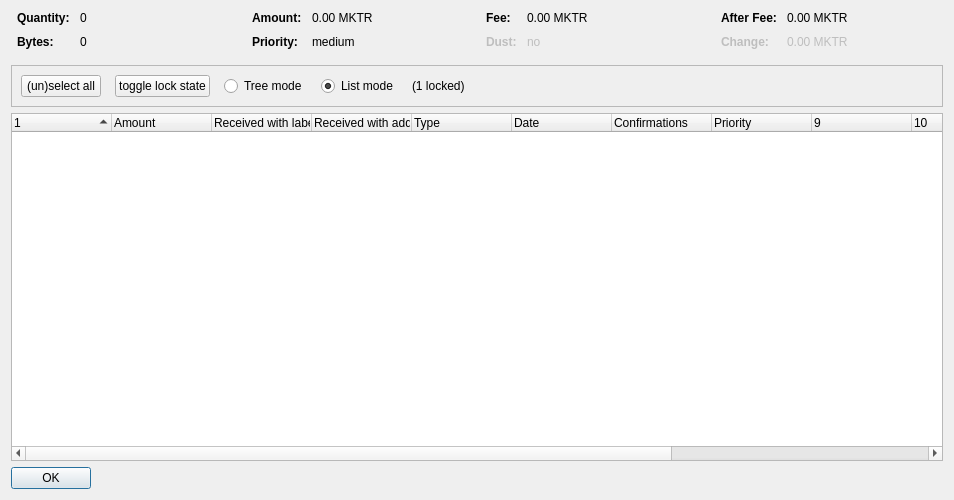
<?xml version="1.0" encoding="UTF-8"?>
<ui version="4.0">
 <class>CoinControlDialog</class>
 <widget class="QDialog" name="CoinControlDialog">
  <property name="geometry">
   <rect>
    <x>0</x>
    <y>0</y>
    <width>954</width>
    <height>500</height>
   </rect>
  </property>
  <property name="windowTitle">
   <string>Coin Selection</string>
  </property>
  <layout class="QVBoxLayout" name="verticalLayout">
   <item>
    <layout class="QHBoxLayout" name="horizontalLayoutTop" stretch="0,0,0,0">
     <property name="topMargin">
      <number>0</number>
     </property>
     <property name="bottomMargin">
      <number>10</number>
     </property>
     <item>
      <layout class="QFormLayout" name="formLayoutCoinControl1">
       <property name="horizontalSpacing">
        <number>10</number>
       </property>
       <property name="verticalSpacing">
        <number>10</number>
       </property>
       <property name="leftMargin">
        <number>6</number>
       </property>
       <property name="rightMargin">
        <number>6</number>
       </property>
       <item row="0" column="0">
        <widget class="QLabel" name="labelCoinControlQuantityText">
         <property name="font">
          <font>
           <weight>75</weight>
           <bold>true</bold>
          </font>
         </property>
         <property name="text">
          <string>Quantity:</string>
         </property>
        </widget>
       </item>
       <item row="0" column="1">
        <widget class="QLabel" name="labelCoinControlQuantity">
         <property name="cursor">
          <cursorShape>IBeamCursor</cursorShape>
         </property>
         <property name="contextMenuPolicy">
          <enum>Qt::ActionsContextMenu</enum>
         </property>
         <property name="text">
          <string notr="true">0</string>
         </property>
         <property name="textInteractionFlags">
          <set>Qt::LinksAccessibleByMouse|Qt::TextSelectableByKeyboard|Qt::TextSelectableByMouse</set>
         </property>
        </widget>
       </item>
       <item row="1" column="0">
        <widget class="QLabel" name="labelCoinControlBytesText">
         <property name="font">
          <font>
           <weight>75</weight>
           <bold>true</bold>
          </font>
         </property>
         <property name="text">
          <string>Bytes:</string>
         </property>
        </widget>
       </item>
       <item row="1" column="1">
        <widget class="QLabel" name="labelCoinControlBytes">
         <property name="cursor">
          <cursorShape>IBeamCursor</cursorShape>
         </property>
         <property name="contextMenuPolicy">
          <enum>Qt::ActionsContextMenu</enum>
         </property>
         <property name="text">
          <string notr="true">0</string>
         </property>
         <property name="textInteractionFlags">
          <set>Qt::LinksAccessibleByMouse|Qt::TextSelectableByKeyboard|Qt::TextSelectableByMouse</set>
         </property>
        </widget>
       </item>
      </layout>
     </item>
     <item>
      <layout class="QFormLayout" name="formLayoutCoinControl2">
       <property name="horizontalSpacing">
        <number>10</number>
       </property>
       <property name="verticalSpacing">
        <number>10</number>
       </property>
       <property name="leftMargin">
        <number>6</number>
       </property>
       <property name="rightMargin">
        <number>6</number>
       </property>
       <item row="0" column="0">
        <widget class="QLabel" name="labelCoinControlAmountText">
         <property name="font">
          <font>
           <weight>75</weight>
           <bold>true</bold>
          </font>
         </property>
         <property name="text">
          <string>Amount:</string>
         </property>
        </widget>
       </item>
       <item row="0" column="1">
        <widget class="QLabel" name="labelCoinControlAmount">
         <property name="cursor">
          <cursorShape>IBeamCursor</cursorShape>
         </property>
         <property name="contextMenuPolicy">
          <enum>Qt::ActionsContextMenu</enum>
         </property>
         <property name="text">
          <string notr="true">0.00 MKTR</string>
         </property>
         <property name="textInteractionFlags">
          <set>Qt::LinksAccessibleByMouse|Qt::TextSelectableByKeyboard|Qt::TextSelectableByMouse</set>
         </property>
        </widget>
       </item>
       <item row="1" column="0">
        <widget class="QLabel" name="labelCoinControlPriorityText">
         <property name="font">
          <font>
           <weight>75</weight>
           <bold>true</bold>
          </font>
         </property>
         <property name="text">
          <string>Priority:</string>
         </property>
        </widget>
       </item>
       <item row="1" column="1">
        <widget class="QLabel" name="labelCoinControlPriority">
         <property name="cursor">
          <cursorShape>IBeamCursor</cursorShape>
         </property>
         <property name="contextMenuPolicy">
          <enum>Qt::ActionsContextMenu</enum>
         </property>
         <property name="text">
          <string>medium</string>
         </property>
         <property name="textInteractionFlags">
          <set>Qt::LinksAccessibleByMouse|Qt::TextSelectableByKeyboard|Qt::TextSelectableByMouse</set>
         </property>
        </widget>
       </item>
      </layout>
     </item>
     <item>
      <layout class="QFormLayout" name="formLayoutCoinControl3">
       <property name="horizontalSpacing">
        <number>10</number>
       </property>
       <property name="verticalSpacing">
        <number>10</number>
       </property>
       <property name="leftMargin">
        <number>6</number>
       </property>
       <property name="rightMargin">
        <number>6</number>
       </property>
       <item row="0" column="0">
        <widget class="QLabel" name="labelCoinControlFeeText">
         <property name="font">
          <font>
           <weight>75</weight>
           <bold>true</bold>
          </font>
         </property>
         <property name="text">
          <string>Fee:</string>
         </property>
        </widget>
       </item>
       <item row="0" column="1">
        <widget class="QLabel" name="labelCoinControlFee">
         <property name="cursor">
          <cursorShape>IBeamCursor</cursorShape>
         </property>
         <property name="contextMenuPolicy">
          <enum>Qt::ActionsContextMenu</enum>
         </property>
         <property name="text">
          <string notr="true">0.00 MKTR</string>
         </property>
         <property name="textInteractionFlags">
          <set>Qt::LinksAccessibleByMouse|Qt::TextSelectableByKeyboard|Qt::TextSelectableByMouse</set>
         </property>
        </widget>
       </item>
       <item row="1" column="0">
        <widget class="QLabel" name="labelCoinControlLowOutputText">
         <property name="enabled">
          <bool>false</bool>
         </property>
         <property name="font">
          <font>
           <weight>75</weight>
           <bold>true</bold>
          </font>
         </property>
         <property name="text">
          <string>Dust:</string>
         </property>
        </widget>
       </item>
       <item row="1" column="1">
        <widget class="QLabel" name="labelCoinControlLowOutput">
         <property name="enabled">
          <bool>false</bool>
         </property>
         <property name="cursor">
          <cursorShape>IBeamCursor</cursorShape>
         </property>
         <property name="contextMenuPolicy">
          <enum>Qt::ActionsContextMenu</enum>
         </property>
         <property name="text">
          <string>no</string>
         </property>
         <property name="textInteractionFlags">
          <set>Qt::LinksAccessibleByMouse|Qt::TextSelectableByKeyboard|Qt::TextSelectableByMouse</set>
         </property>
        </widget>
       </item>
      </layout>
     </item>
     <item>
      <layout class="QFormLayout" name="formLayoutCoinControl4">
       <property name="horizontalSpacing">
        <number>10</number>
       </property>
       <property name="verticalSpacing">
        <number>10</number>
       </property>
       <property name="leftMargin">
        <number>6</number>
       </property>
       <property name="rightMargin">
        <number>6</number>
       </property>
       <item row="0" column="0">
        <widget class="QLabel" name="labelCoinControlAfterFeeText">
         <property name="font">
          <font>
           <weight>75</weight>
           <bold>true</bold>
          </font>
         </property>
         <property name="text">
          <string>After Fee:</string>
         </property>
        </widget>
       </item>
       <item row="0" column="1">
        <widget class="QLabel" name="labelCoinControlAfterFee">
         <property name="cursor">
          <cursorShape>IBeamCursor</cursorShape>
         </property>
         <property name="contextMenuPolicy">
          <enum>Qt::ActionsContextMenu</enum>
         </property>
         <property name="text">
          <string notr="true">0.00 MKTR</string>
         </property>
         <property name="textInteractionFlags">
          <set>Qt::LinksAccessibleByMouse|Qt::TextSelectableByKeyboard|Qt::TextSelectableByMouse</set>
         </property>
        </widget>
       </item>
       <item row="1" column="0">
        <widget class="QLabel" name="labelCoinControlChangeText">
         <property name="enabled">
          <bool>false</bool>
         </property>
         <property name="font">
          <font>
           <weight>75</weight>
           <bold>true</bold>
          </font>
         </property>
         <property name="text">
          <string>Change:</string>
         </property>
        </widget>
       </item>
       <item row="1" column="1">
        <widget class="QLabel" name="labelCoinControlChange">
         <property name="enabled">
          <bool>false</bool>
         </property>
         <property name="cursor">
          <cursorShape>IBeamCursor</cursorShape>
         </property>
         <property name="contextMenuPolicy">
          <enum>Qt::ActionsContextMenu</enum>
         </property>
         <property name="text">
          <string notr="true">0.00 MKTR</string>
         </property>
         <property name="textInteractionFlags">
          <set>Qt::LinksAccessibleByMouse|Qt::TextSelectableByKeyboard|Qt::TextSelectableByMouse</set>
         </property>
        </widget>
       </item>
      </layout>
     </item>
    </layout>
   </item>
   <item>
    <widget class="QFrame" name="frame">
     <property name="minimumSize">
      <size>
       <width>0</width>
       <height>40</height>
      </size>
     </property>
     <property name="frameShape">
      <enum>QFrame::StyledPanel</enum>
     </property>
     <property name="frameShadow">
      <enum>QFrame::Sunken</enum>
     </property>
     <layout class="QHBoxLayout" name="horizontalLayout">
      <item>
       <layout class="QHBoxLayout" name="horizontalLayoutPanel" stretch="0,0,0,0,0,0">
        <property name="spacing">
         <number>14</number>
        </property>
        <item>
         <widget class="QPushButton" name="pushButtonSelectAll">
          <property name="sizePolicy">
           <sizepolicy hsizetype="Maximum" vsizetype="Fixed">
            <horstretch>0</horstretch>
            <verstretch>0</verstretch>
           </sizepolicy>
          </property>
          <property name="text">
           <string>(un)select all</string>
          </property>
          <property name="autoDefault">
           <bool>false</bool>
          </property>
         </widget>
        </item>
        <item>
         <widget class="QPushButton" name="pushButtonToggleLock">
          <property name="sizePolicy">
           <sizepolicy hsizetype="Maximum" vsizetype="Fixed">
            <horstretch>0</horstretch>
            <verstretch>0</verstretch>
           </sizepolicy>
          </property>
          <property name="text">
           <string>toggle lock state</string>
          </property>
          <property name="autoDefault">
           <bool>false</bool>
          </property>
         </widget>
        </item>
        <item>
         <widget class="QRadioButton" name="radioTreeMode">
          <property name="sizePolicy">
           <sizepolicy hsizetype="Maximum" vsizetype="Fixed">
            <horstretch>0</horstretch>
            <verstretch>0</verstretch>
           </sizepolicy>
          </property>
          <property name="text">
           <string>Tree mode</string>
          </property>
         </widget>
        </item>
        <item>
         <widget class="QRadioButton" name="radioListMode">
          <property name="sizePolicy">
           <sizepolicy hsizetype="Maximum" vsizetype="Fixed">
            <horstretch>0</horstretch>
            <verstretch>0</verstretch>
           </sizepolicy>
          </property>
          <property name="text">
           <string>List mode</string>
          </property>
          <property name="checked">
           <bool>true</bool>
          </property>
         </widget>
        </item>
        <item>
         <widget class="QLabel" name="labelLocked">
          <property name="text">
           <string>(1 locked)</string>
          </property>
         </widget>
        </item>
        <item>
         <spacer name="horizontalSpacer">
          <property name="orientation">
           <enum>Qt::Horizontal</enum>
          </property>
          <property name="sizeHint" stdset="0">
           <size>
            <width>40</width>
            <height>20</height>
           </size>
          </property>
         </spacer>
        </item>
       </layout>
      </item>
     </layout>
    </widget>
   </item>
   <item>
    <widget class="CoinControlTreeWidget" name="treeWidget">
     <property name="contextMenuPolicy">
      <enum>Qt::CustomContextMenu</enum>
     </property>
     <property name="sortingEnabled">
      <bool>false</bool>
     </property>
     <property name="columnCount">
      <number>13</number>
     </property>
     <attribute name="headerShowSortIndicator" stdset="0">
      <bool>true</bool>
     </attribute>
     <attribute name="headerStretchLastSection">
      <bool>false</bool>
     </attribute>
     <column>
      <property name="text">
       <string/>
      </property>
     </column>
     <column>
      <property name="text">
       <string>Amount</string>
      </property>
     </column>
     <column>
      <property name="text">
       <string>Received with label</string>
      </property>
     </column>
     <column>
      <property name="text">
       <string>Received with address</string>
      </property>
     </column>
     <column>
      <property name="text">
       <string>Type</string>
      </property>
     </column>
     <column>
      <property name="text">
       <string>Date</string>
      </property>
     </column>
     <column>
      <property name="text">
       <string>Confirmations</string>
      </property>
      <property name="toolTip">
       <string>Confirmed</string>
      </property>
     </column>
     <column>
      <property name="text">
       <string>Priority</string>
      </property>
     </column>
     <column>
      <property name="text">
       <string/>
      </property>
     </column>
     <column>
      <property name="text">
       <string/>
      </property>
     </column>
     <column>
      <property name="text">
       <string/>
      </property>
     </column>
     <column>
      <property name="text">
       <string/>
      </property>
     </column>
     <column>
      <property name="text">
       <string/>
      </property>
     </column>
    </widget>
   </item>
   <item>
    <widget class="QDialogButtonBox" name="buttonBox">
     <property name="sizePolicy">
      <sizepolicy hsizetype="Maximum" vsizetype="Fixed">
       <horstretch>0</horstretch>
       <verstretch>0</verstretch>
      </sizepolicy>
     </property>
     <property name="orientation">
      <enum>Qt::Horizontal</enum>
     </property>
     <property name="standardButtons">
      <set>QDialogButtonBox::Ok</set>
     </property>
    </widget>
   </item>
  </layout>
 </widget>
 <customwidgets>
  <customwidget>
   <class>CoinControlTreeWidget</class>
   <extends>QTreeWidget</extends>
   <header>coincontroltreewidget.h</header>
  </customwidget>
 </customwidgets>
 <resources/>
 <connections/>
</ui>
